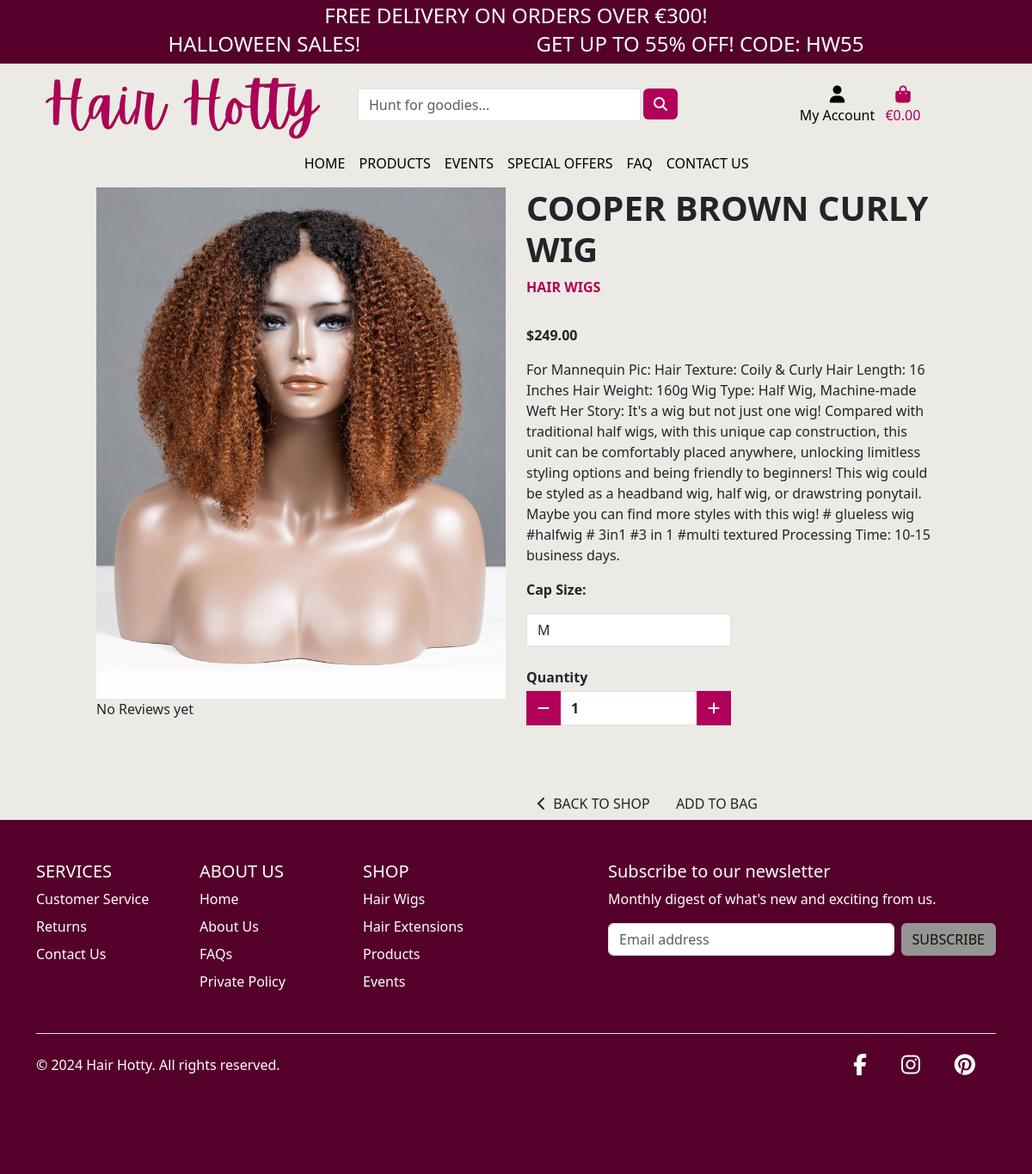
The app's page /products/604696fd-75d7-49d5-8248-da09a0255946 with its own data.
### products/models.py (models this page shows, shortened)
class Product(models.Model):
    category = models.ForeignKey('Category', null=True, blank=True, on_delete=models.SET_NULL)
    id = models.UUIDField(default=uuid.uuid4, unique=True, primary_key=True, editable=False)
    name = models.CharField(max_length=254)
    description = models.TextField()
    has_sizes = models.BooleanField(default=False,null=True, blank=True)
    price = models.DecimalField(max_digits=6, decimal_places=2)
    rating = models.DecimalField(max_digits=6, decimal_places=2, null=True, blank=True)
    image_url = models.URLField(max_length=1024, null=True, blank=True)
    image = models.ImageField(null=True, blank=True)

class Category(models.Model):
    class Meta:
        verbose_name_plural = 'Categories'
    name = models.CharField(max_length=254)
    friendly_name = models.CharField(max_length=254, null=True, blank=True)

### products/views.py (the view)
# urls.py: path('<product_id>', views.product_detail, name='product_detail')
def product_detail(request, product_id):
    product = get_object_or_404(Product, pk=product_id)
    context = {
        'product': product,
    }
    return render(request, 'products/product_detail.html', context)

### bag/contexts.py (called while the page is built, shortened)
def bag_contents(request):
    bag_items = []
    total = 0
    product_count = 0
    bag = request.session.get('bag', {})
    if total < settings.FREE_DELIVERY_THRESHOLD:
        delivery = total * Decimal(settings.STANDARD_DELIVERY_PERCENTAGE / 100)
        free_delivery_delta = settings.FREE_DELIVERY_THRESHOLD - total
    else:
        delivery = 0
        free_delivery_delta = 0
    grand_total = delivery + total
    context = {
        'bag_items': bag_items,
        'total': total,
        'product_count': product_count,
        'delivery': delivery,
        'free_delivery_delta': free_delivery_delta,
        'free_delivery_threshold': settings.FREE_DELIVERY_THRESHOLD,
        'grand_total': grand_total,
    }
    return context

### products/templates/products/product_detail.html (shortened to what this page needs)
{% extends 'base.html' %}
{% load static %}
{% block content %}
    <div class="container-fluid">
        <div class="row">
            <div class="col-12 col-md-6 col-lg-5 offset-lg-1">
                {% if product.image %}
                    <a class="" href="{{ product.image.url }}" target="_blank">
                        <img class="image-ratio img-fluid" src="{{ product.image.url }}" alt="{{ product.name }}" onerror="this.onerror=null;this.src='{{ MEDIA_URL }}noimage.png'">
                    </a>
                {% else %}
                    <img class="image-ratio img-fluid" src="{{ MEDIA_URL }}noimage.png" alt="{{ product.name }}">
                {% endif %}
                <div class="rating">
                    {% if product.product_reviews %}
                    <p class="mb-0">Reviews:</p>
                    {% for i in product.get_average_rating %}
                    <i class="fa-solid fa-star" style="color:#f0bc00"></i>
                    {% endfor %}
                    {% else %}
                    <p>No Reviews yet</p>
                    {% endif %}
                </div>
            </div>
            <div class="col-12 col-md-6 col-lg-5">
                <h1 class="product-page-name text-uppercase weight-semibold text-break">{{ product.name }}</h1>
                <div class="product-page-category mt-1">
                    <a href="{% url 'products' %}?category={{ product.category.name }}" class="font-body d-flex text-cordovan text-decoration-none align-items-center">
                        <p class="section-titel weight-semibold text-uppercase">{{ product.category.friendly_name }}</p>
                    </a>
                </div>
                <p class="product-page-price weight-semibold mt-3">${{ product.price }}</p>
                <p class="mt-3">{{ product.description }}</p>
            <form class="form" action="{% url 'add_to_bag' product.id %}" method="POST">
                {% with product.has_sizes as s %}
                {% if s %}
                    <div class="col-12">
                        <p><strong>Cap Size:</strong></p>
                        <select class="form-control rounded-0 w-50" name="product_size" id='id_product_size'>
                            <option value="m" selected>M</option>
                        </select>
                    </div>
                {% endif %}
                <div class="product-page-quantity my-4">
                    <p class="mt-3 mb-1 weight-semibold">Quantity</p>
                    <div class="form-group w-50">
                        <div class="input-group input-group-{{ product.id }}">
                            <div class="input-group-prepend">
                                <button class="decrement-qty bg-cordovan text-ib-light weight-bold btn rounded-0 decrement-qty_{{ product.id }}" data-item_id="{{ product.id }}">
                                    <i class="fas fa-minus"></i>
                                </button>
                            </div>
                            <input class="form-control qty_input ib-form-field font-body weight-semibold id_qty_{{ product.id }}" type="number"
                                name="quantity"
                                value="1"
                                min="1"
                                max="99"
                                data-item_id="{{ product.id }}"
                                aria-label="Quantity">
                            <div class="input-group-append">
                                <button class="increment-qty bg-cordovan text-ib-light weight-bold btn rounded-0 increment-qty_{{ product.id }}"
                                    data-item_id="{{ product.id }}">
                                    <i class="fas fa-plus"></i>
                                </button>
                            </div>
                        </div>
                    </div>
                </div>
                <div class="col{% if s %}-12 mt-2{% endif %}">
                    <a href="{% url 'products' %}" class=" btn btn-outline-black rounded-0 mt-5">
                        <i class="fas fa-chevron-left d-inline me-1"></i>
                        <p class="text-uppercase d-inline">BACK TO SHOP</p>
                    </a>
                    <input type="submit" class=" btn btn-black rounded-0 text-uppercase mt-5" value="ADD TO BAG">
                </div>
                {% endwith %}
            </form>
        </div>
    </div>
</div>
{% endblock %}

### static/css/style.css (style rules this page uses)
:root { --cordovan: #B00058; --licorice: #55002A; --hot-pink: #FF69B4; --old-lace: #FDF4E7; --white: #ffff; --dark: #140C00; --background: #ebeae5; --gray: #959595; --dark-gray:#6f6a6a; }
body { min-height: 100vh; display: flex; flex-direction: column; background-color: var(--background); }
.weight-semibold { font-weight: 600; }
.weight-bold { font-weight: 700; }
.text-cordovan { color: var(--cordovan); }
.text-ib-light { color: var(--white); }
.decrement-qty.btn, .increment-qty.btn { border: none; height: 40px; width: 40px; background-color: var(--cordovan); color: var(--white); }
.bg-cordovan { color: var(--cordovan); }
.product-page-category { color: var(--cordovan) }

### records on screen
Product: image (picture), name "COOPER BROWN CURLY WIG", category.friendly_name "HAIR WIGS", price "249.00", description "For Mannequin Pic: Hair Texture: Coily & Curly Hair Length: 16 Inches Hair Weight: 160g Wig Type: Half Wig, Machine-made Weft Her Story: It's a wig but not just one wig! Compared with traditional half wigs, with this unique cap construction, this unit can be comfortably placed anywhere, unlocking limitless styling options and being friendly to beginners! This wig could be styled as a headband wig, half wig, or drawstring ponytail. Maybe you can find more styles with this wig! # glueless wig #halfwig # 3in1 #3 in 1 #multi textured Processing Time: 10-15 business days.", quantity "1"

### other values on screen
{{ free_delivery_threshold }} "300"
